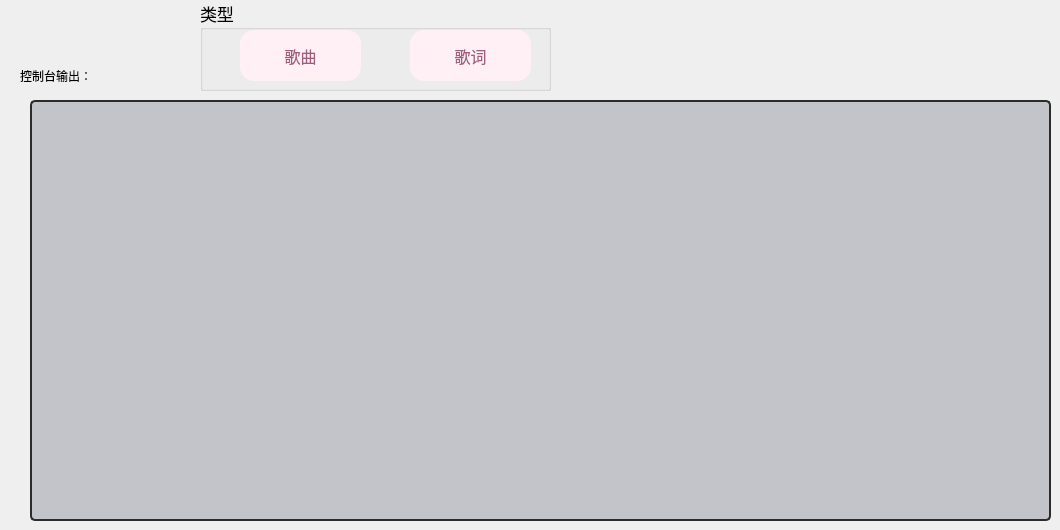
    <widget class="QWidget" name="tab">
     <attribute name="title">
      <string>获取数据 </string>
     </attribute>
     <widget class="QTextBrowser" name="textBrowser">
      <property name="geometry">
       <rect>
        <x>30</x>
        <y>100</y>
        <width>1021</width>
        <height>421</height>
       </rect>
      </property>
      <property name="styleSheet">
       <string notr="true">color:rgba(89,88,102,0.8);
font: 11pt &quot;微软雅黑&quot;;
border-radius:5px;
background-color: rgb(195, 196, 201);
border: 2px solid rgb(43, 43, 43, 255);</string>
      </property>
      <property name="html">
       <string>&lt;!DOCTYPE HTML PUBLIC &quot;-//W3C//DTD HTML 4.0//EN&quot; &quot;http://www.w3.org/TR/REC-html40/strict.dtd&quot;&gt;
&lt;html&gt;&lt;head&gt;&lt;meta name=&quot;qrichtext&quot; content=&quot;1&quot; /&gt;&lt;style type=&quot;text/css&quot;&gt;
p, li { white-space: pre-wrap; }
&lt;/style&gt;&lt;/head&gt;&lt;body style=&quot; font-family:'微软雅黑'; font-size:11pt; font-weight:400; font-style:normal;&quot;&gt;
&lt;p style=&quot;-qt-paragraph-type:empty; margin-top:0px; margin-bottom:0px; margin-left:0px; margin-right:0px; -qt-block-indent:0; text-indent:0px;&quot;&gt;&lt;br /&gt;&lt;/p&gt;&lt;/body&gt;&lt;/html&gt;</string>
      </property>
     </widget>
     <widget class="QLabel" name="console_label">
      <property name="geometry">
       <rect>
        <x>20</x>
        <y>50</y>
        <width>131</width>
        <height>51</height>
       </rect>
      </property>
      <property name="styleSheet">
       <string notr="true">font: 13pt &quot;微软雅黑&quot;;</string>
      </property>
      <property name="text">
       <string>控制台输出：</string>
      </property>
     </widget>
     <widget class="QGroupBox" name="groupBox_3">
      <property name="geometry">
       <rect>
        <x>200</x>
        <y>0</y>
        <width>351</width>
        <height>91</height>
       </rect>
      </property>
      <property name="font">
       <font>
        <family>微软雅黑</family>
        <pointsize>13</pointsize>
       </font>
      </property>
      <property name="title">
       <string>类型</string>
      </property>
      <widget class="QPushButton" name="lyricSpider_Button">
       <property name="geometry">
        <rect>
         <x>210</x>
         <y>30</y>
         <width>121</width>
         <height>51</height>
        </rect>
       </property>
       <property name="styleSheet">
        <string notr="true">QPushButton{
background:#FFF0F5;
color:#a05e7a;
box-shadow: 1px 1px 3px rgba(0, 0, 0,0.3);font-size:16px;border-radius: 14px;font-family: 微软雅黑;
}
QPushButton:hover{
background:#fff6f9;
}
QPushButton:pressed{
border: 1px solid 	#FFC0CB!important;
}
</string>
       </property>
       <property name="text">
        <string>歌词</string>
       </property>
      </widget>
      <widget class="QPushButton" name="musicSpider_Button">
       <property name="geometry">
        <rect>
         <x>40</x>
         <y>30</y>
         <width>121</width>
         <height>51</height>
        </rect>
       </property>
       <property name="styleSheet">
        <string notr="true">QPushButton{
background:#FFF0F5;
color:#a05e7a;
box-shadow: 1px 1px 3px rgba(0, 0, 0,0.3);font-size:16px;border-radius: 14px;font-family: 微软雅黑;
}
QPushButton:hover{
background:#fff6f9;
}
QPushButton:pressed{
border: 1px solid 	#FFC0CB!important;
}
</string>
       </property>
       <property name="text">
        <string>歌曲</string>
       </property>
       <property name="autoRepeat">
        <bool>false</bool>
       </property>
       <property name="autoExclusive">
        <bool>false</bool>
       </property>
      </widget>
     </widget>
    </widget>
